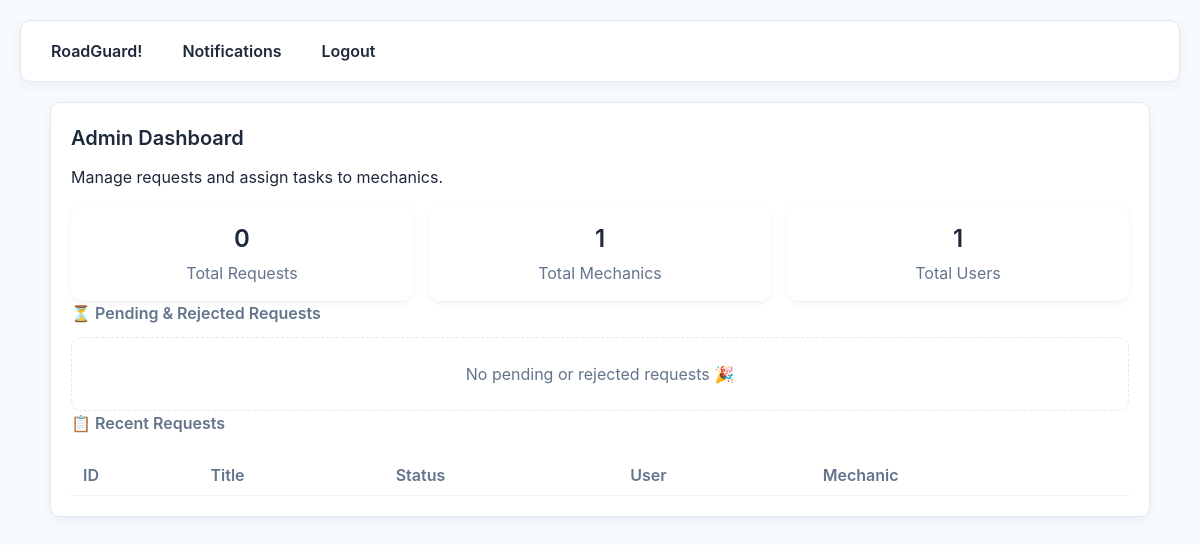
The app's page /admin/dashboard (signed in), older data.
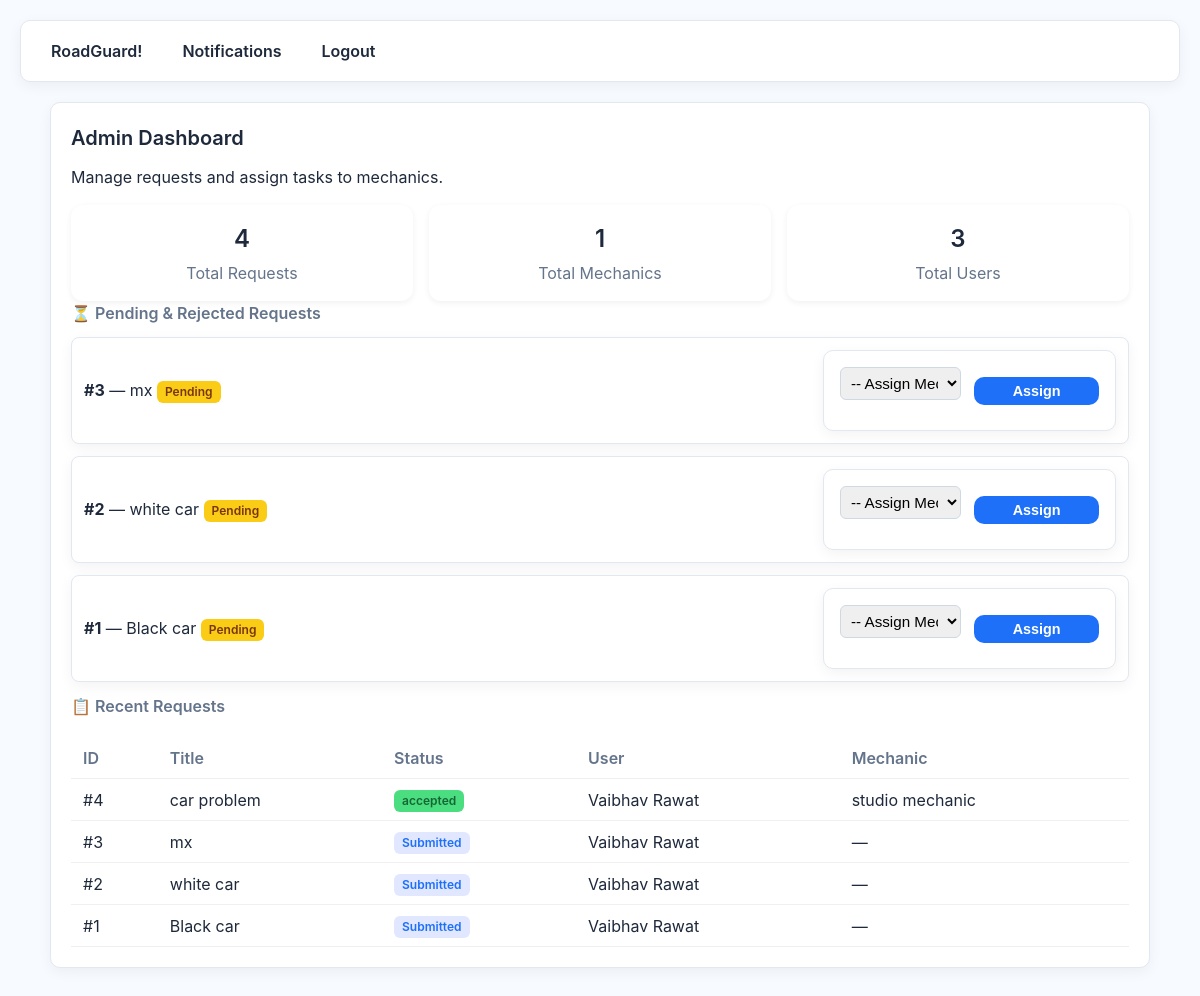
The same page, newer data.
### app.py (models this page shows)
class ServiceRequest(db.Model):
    id = db.Column(db.Integer, primary_key=True)
    user_id = db.Column(db.Integer, db.ForeignKey('user.id'))
    title = db.Column(db.String(200))
    description = db.Column(db.Text)
    lat = db.Column(db.Float)
    lng = db.Column(db.Float)
    status = db.Column(db.String(50), default='Submitted')
    created_at = db.Column(db.DateTime, default=datetime.utcnow)
    assigned_mechanic_id = db.Column(db.Integer, db.ForeignKey('user.id'), nullable=True)
    mechanic_response = db.Column(db.Text, nullable=True)
    user = db.relationship("User", foreign_keys=[user_id], backref="requests_made")
    mechanic = db.relationship("User", foreign_keys=[assigned_mechanic_id], backref="requests_taken")

class User(UserMixin, db.Model):
    id = db.Column(db.Integer, primary_key=True)
    name = db.Column(db.String(120))
    email = db.Column(db.String(120), unique=True)
    password = db.Column(db.String(120))  # NOTE: store hashed in production
    role = db.Column(db.String(20), default=Role.USER.value)
    phone = db.Column(db.String(20))

### app.py (the view)
@app.route('/admin/dashboard')
@login_required
def admin_dashboard():
    if current_user.role != Role.ADMIN.value:
        flash('Unauthorized','danger')
        return redirect(url_for('index'))
    pending = ServiceRequest.query.filter(ServiceRequest.assigned_mechanic_id==None).order_by(ServiceRequest.created_at.desc()).all()
    all_requests = ServiceRequest.query.order_by(ServiceRequest.created_at.desc()).limit(50).all()
    mechanics = User.query.filter_by(role=Role.MECHANIC.value).all()
    users = User.query.filter_by(role=Role.USER.value).all()
    return render_template('admin_dashboard.html', pending=pending, mechanics=mechanics, all_requests=all_requests, users=users)

### app.py (called while the page is built)
@login_manager.user_loader
def load_user(user_id):
    return User.query.get(int(user_id))

### templates/admin_dashboard.html (shortened to what this page needs)
{% extends 'layout.html' %}
{% block content %}
<div class="card fade-in">
  <h2>Admin Dashboard</h2>
  <p class="small-muted">Manage requests and assign tasks to mechanics.</p>
  <div class="summary-grid mt-16">
    <div class="summary-card">
      <h3>{{ all_requests|length }}</h3>
      <p>Total Requests</p>
    </div>
    <div class="summary-card">
      <h3>{{ mechanics|length }}</h3>
      <p>Total Mechanics</p>
    </div>
    <div class="summary-card">
      <h3>{{ users|length }}</h3>
      <p>Total Users</p>
    </div>
  </div>
  <h3 class="mt-24">⏳ Pending & Rejected Requests</h3>
  {% if pending %}
    <ul class="request-list">
      {% for p in pending %}
      <li class="list-item">
        <div>
          <strong>#{{ p.id }}</strong> — {{ p.title }}
          {% if p.status == 'rejected' %}
          <span class="badge rejected">Rejected</span>
          {% else %}
          <span class="badge pending">Pending</span>
          {% endif %}
        </div>
        <form method="post" action="{{ url_for('admin_assign') }}" class="assign-form">
          <select name="mech_id" required>
            <option value="">-- Assign Mechanic --</option>
          </select>
          <button type="submit" class="btn small">Assign</button>
        </form>
      </li>
      {% endfor %}
    </ul>
  {% else %}
    <div class="empty">No pending or rejected requests 🎉</div>
  {% endif %}
  <h3 class="mt-24">📋 Recent Requests</h3>
  <div class="table-wrapper">
    <table>
      <thead>
        <tr>
          <th>ID</th>
          <th>Title</th>
          <th>Status</th>
          <th>User</th>
          <th>Mechanic</th>
        </tr>
      </thead>
      <tbody>
      {% for r in all_requests %}
      <tr>
        <td>#{{ r.id }}</td>
        <td>{{ r.title }}</td>
        <td><span class="badge {{ r.status|lower }}">{{ r.status }}</span></td>
        <td>{{ r.user.name if r.user else "—" }}</td>
        <td>{{ r.mechanic.name if r.mechanic else "—" }}</td>
      </tr>
      {% endfor %}
      </tbody>
    </table>
  </div>
</div>
{% endblock %}

### templates/layout.html (shortened to what this page needs)
<!doctype html>
<html>
<head>
  <link rel="stylesheet" href="{{ url_for('static', filename='style.css') }}">
  <link rel="stylesheet" href="https://unpkg.com/leaflet@1.9.4/dist/leaflet.css" />
</head>
<body>
  <nav class="topnav">
    <a href="{{ url_for('index') }}">RoadGuard!</a>
    {% if current_user.is_authenticated %}
      <a href="{{ url_for('notifications') }}">Notifications</a>
      <a href="{{ url_for('logout') }}">Logout</a>
    {% else %}
      <a href="{{ url_for('login') }}">Login</a>
      <a href="{{ url_for('register') }}">Register</a>
    {% endif %}
  </nav>
  <div class="container">
    {% block content %}{% endblock %}
  </div>
</body>
</html>

### static/style.css (style rules this page uses)
:root { --bg: #f7faff; --card: #ffffff; --border: #e2e8f0; --text: #1e293b; --muted: #64748b; --blue: #1d70f7; --blue-hover: #155fd1; --radius: 10px; --shadow: 0 4px 14px rgba(0,0,0,0.05); --max-width: 1100px; font-size: 16px; }
* { box-sizing: border-box; margin: 0; padding: 0; }
body { font-family: 'Inter', sans-serif; background: var(--bg); color: var(--text); line-height: 1.5; padding: 20px; }
.container { max-width: var(--max-width); margin: auto; }
.topnav { display: flex; gap: 20px; padding: 12px 20px; background: #fff; border: 1px solid var(--border); border-radius: var(--radius); box-shadow: var(--shadow); margin-bottom: 20px; }
.topnav a { color: var(--text); text-decoration: none; font-weight: 600; padding: 6px 10px; border-radius: 6px; transition: background 0.2s; }
.card { background: var(--card); border: 1px solid var(--border); border-radius: var(--radius); padding: 20px; box-shadow: var(--shadow); margin-bottom: 20px; }
h1,h2,h3 { margin-bottom: 12px; font-weight: 600; }
h2 { font-size: 1.25rem; color: var(--text); }
h3 { font-size: 1rem; color: var(--muted); }
.btn { background: var(--blue); color: #fff; padding: 10px 14px; border: none; border-radius: var(--radius); cursor: pointer; font-weight: 600; transition: background 0.2s; }
.btn.small { padding: 6px 10px; font-size: 0.9rem; }
form { background: #fff; padding: 16px; border: 1px solid var(--border); border-radius: var(--radius); box-shadow: var(--shadow); }
input, select, textarea { width: 100%; padding: 10px; border: 1px solid var(--border); border-radius: var(--radius); font-size: 0.95rem; margin-bottom: 14px; transition: border-color 0.2s, box-shadow 0.2s; }
form button[type="submit"] { width: 100%; }
.list-item { padding: 12px; background: #fff; border: 1px solid var(--border); border-radius: var(--radius); display: flex; justify-content: space-between; align-items: center; box-shadow: var(--shadow); }
.badge { padding: 4px 10px; border-radius: 999px; font-size: 0.8rem; font-weight: 600; background: #e0e7ff; color: var(--blue); }
.table-wrapper { overflow-x: auto; }
table { width: 100%; border-collapse: collapse; margin-top: 10px; }
table th, table td { padding: 10px; text-align: left; border-bottom: 1px solid var(--border); }
table th { font-weight: 600; color: var(--muted); }
.mt-16 { margin-top: 16px; }

### templates/admin_dashboard.html (style rules this page uses)
.summary-grid { display: grid; grid-template-columns: repeat(auto-fit, minmax(180px,1fr)); gap: 16px; }
.summary-card { background: var(--card); text-align: center; padding: 16px; border-radius: 12px; box-shadow: 0 2px 6px rgba(0,0,0,0.06); }
.summary-card h3 { margin: 0; font-size: 24px; color: var(--accent); }
.summary-card p { margin: 4px 0 0; color: var(--muted); }
.request-list { list-style: none; padding: 0; margin: 12px 0; display: flex; flex-direction: column; gap: 12px; }
.request-list .list-item { background: var(--card); padding: 12px; border-radius: 8px; display: flex; justify-content: space-between; align-items: center; }
.assign-form { display: flex; gap: 8px; align-items: center; }
.assign-form select { padding: 6px; border-radius: 6px; margin-right: 5px; border: 1px solid #cfd9e3; }
.table-wrapper { margin-top: 12px; overflow-x: auto; }
table { width: 100%; border-collapse: collapse; margin-top: 8px; }
table th, table td { padding: 8px 12px; text-align: left; border-bottom: 1px solid rgba(0,0,0,0.06); }
table th { color: var(--muted); font-weight: 600; }
.badge { display: inline-block; padding: 2px 8px; border-radius: 6px; font-size: 12px; font-weight: 600; }
.badge.pending { background-color: #facc15; color: #78350f; }
.badge.accepted { background-color: #4ade80; color: #166534; }

Row changes from the older to the newer data that the page shows:
added ServiceRequest: id "3", title "mx", shows "Pending", status "Submitted", user "Vaibhav Rawat", mechanic "—"
added ServiceRequest: id "2", title "white car", shows "Pending", status "Submitted", user "Vaibhav Rawat", mechanic "—"
added ServiceRequest: id "1", title "Black car", shows "Pending", status "Submitted", user "Vaibhav Rawat", mechanic "—"
added ServiceRequest: id "4", title "car problem", status "accepted", user "Vaibhav Rawat", mechanic "studio mechanic", shown under "📋 Recent Requests"
Text that changed along with them:
{{ all_requests|length }}: "0" → "4"
{{ users|length }}: "1" → "3"
text no longer shown: "No pending or rejected requests 🎉"
